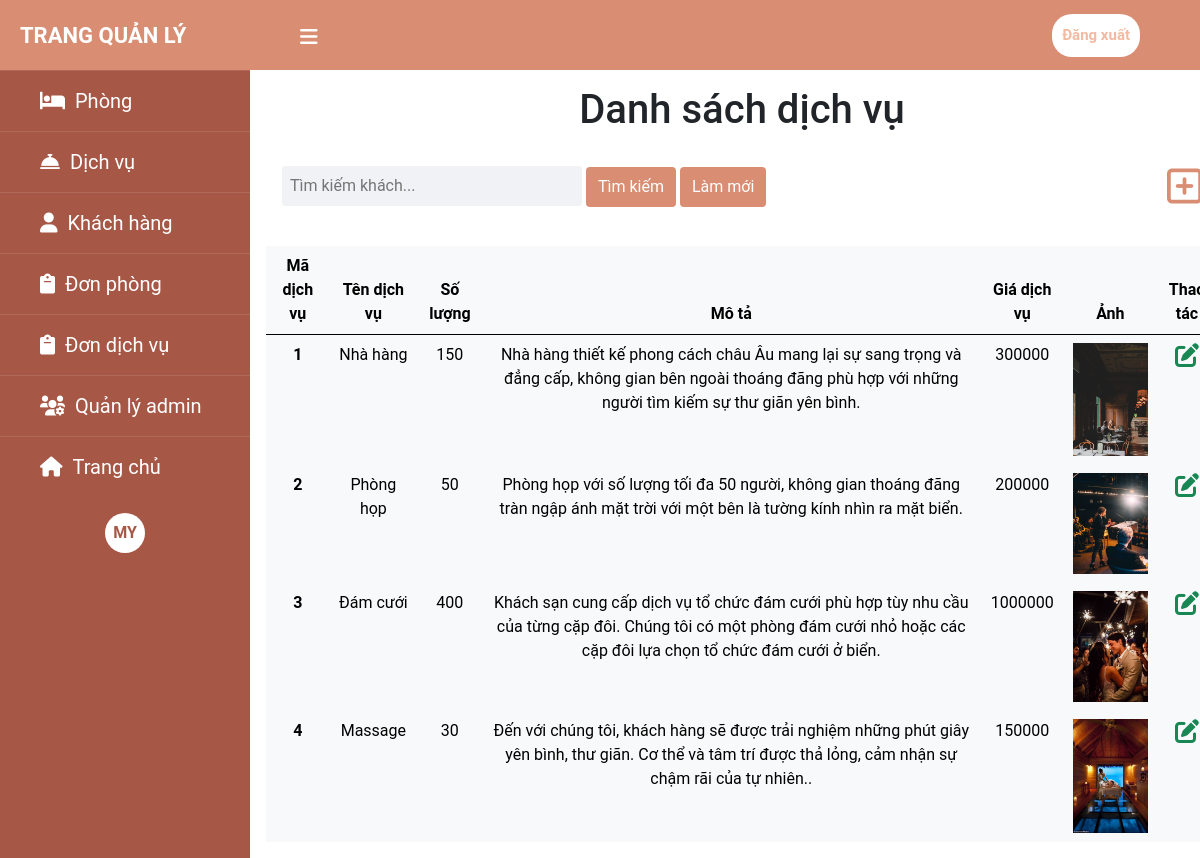
The page /src/hotel_booking/admin/service-show.php (signed in) on the database its author committed.
### tables this page shows
CREATE TABLE `tb_services` (
  `ser_ID` int(10) UNSIGNED NOT NULL,
  `ser_name` varchar(50) NOT NULL,
  `ser_room_size` varchar(10) NOT NULL,
  `ser_description` varchar(255) NOT NULL,
  `ser_price` int(10) NOT NULL,
  `ser_image` varchar(255) NOT NULL
);

### src/hotel_booking/admin/service-show.php (the view, shortened to what this page needs)
<?php
    include ('header.php');
    include ('../config.php');
?>
<div class="content px-3">
<div class = "service-form">
    <div class = "">
        <div class="">
            <h1 class="text-center pt-3">Danh sách dịch vụ</h1>
        </div>
        <div class="p-3">
            <form action="" method ="post">
                    <input type="search"  class="my-2 p-2 border-0 rounded-2 " name ="ser-name" style="width: 300px; background-color:#f1f2f6;" name="Search" placeholder="Tìm kiếm khách...">
                    <input type="submit" name="btn-search" value="Tìm kiếm" class="py-2 btn btn-primary  border-0 " style="background-color: #D98E73 ">
                    <a href="service-show.php" style="background-color:#D98E73; color: white;" class="py-2 btn btn-primary border-0">Làm mới</a>
                    <a href="#" id = "add-btn" style = "color:#D98E73;font-size: 2.5rem;float:right;"><i class="far fa-plus-square"></i></a>
            </form>
        </div>
    </div>
            <table class="table my-3 py-5 border-light  text-aline table-light text-center" style="table-layout: auto;">
                <thead class="table-light">
                    <tr class =" border-dark">
                        <th scope="col" class="top">Mã dịch vụ</th>
                        <th scope="col" class="top">Tên dịch vụ</th>
                        <th scope="col" class="top" >Số lượng</th>
                        <th scope="col" class="top">Mô tả</th>
                        <th scope="col" class="top">Giá dịch vụ</th>
                        <th scope="col" class="top">Ảnh</th>
                        <th scope="col" class="top">Thao tác</th>
                    </tr>
                </thead>
                <tbody>
                    <?php
                        if (isset($_POST['btn-search'])){
                            $ser_name = $_POST['ser-name'];
                            $sql = "SELECT ser_ID, ser_name, ser_room_size, ser_description, ser_price, ser_image
                            FROM  tb_services
                            WHERE  ser_name = '$ser_name'";
                             $result = mysqli_query($conn,$sql);
                             if($result == true){
                                 while($row=mysqli_fetch_assoc($result)){
                                     if($row == "" OR $ser_name == ""){
                                     }else{
                                        echo '<tr>';
                                        echo '<th scope="row">'.$row['ser_ID'].'</th>';
                                        echo '<td>'.$row['ser_name'].'</td>';
                                        echo '<td>'.$row['ser_room_size'].'</td>';
                                        echo '<td>'.$row['ser_description'].'</td>';
                                        echo '<td>'.$row['ser_price'].'</td>';
                                        echo '<td><img src="../images/'.$row['ser_image'].'" class = "img-fluid" style = "width:10rem"></td>';
                                        echo '<td>';?>
                                           <a href="service-detail.php?id=<?php echo $row['ser_ID'];?>" id = "ser-detail"><i class="fas fa-edit text-success" style = "font-size: 1.5rem"></i></a>
                                       <?php echo '</td>';
                                        echo '</tr>';
                                     }
                                 }
                             }
                        }else{
                            $sql = "SELECT ser_ID, ser_name, ser_room_size, ser_description, ser_price, ser_image
                            FROM  tb_services";
                             $result = mysqli_query($conn,$sql);
                             if($result == true){
                                 while($row=mysqli_fetch_assoc($result)){
                                     echo '<tr>';
                                     echo '<th scope="row">'.$row['ser_ID'].'</th>';
                                     echo '<td>'.$row['ser_name'].'</td>';
                                     echo '<td>'.$row['ser_room_size'].'</td>';
                                     echo '<td>'.$row['ser_description'].'</td>';
                                     echo '<td>'.$row['ser_price'].'</td>';
                                     echo '<td><img src="../images/'.$row['ser_image'].'" class = "img-fluid" style = "width:10rem"></td>';
                                     echo '<td>';?>
                                        <a href="service-detail.php?id=<?php echo $row['ser_ID'];?>" id = "ser-detail"><i class="fas fa-edit text-success" style = "font-size: 1.5rem"></i></a>
                                    <?php echo '</td>';
                                     echo '</tr>';
                        }}}
                    ?>
                </tbody>
            </table>
</div>
<?php
    include ('footer.php');
?>

### src/hotel_booking/css/style.css (style rules this page uses)
body { font-family: 'Roboto' , sans-serif; margin: 0; padding: 0; }
.content { position: fixed; width: 82%; margin-top: 70px; margin-left: 250px ; background-color: white; background-size: cover; height: 100vh; transition: 0.5s; overflow: auto; padding-bottom: 70px; }

### rows shown on the page
tb_services: ser_ID "1", ser_name "Nhà hàng", ser_room_size "150", ser_description "Nhà hàng thiết kế phong cách châu Âu mang lại sự sang trọng và đẳng cấp, không gian bên ngoài thoáng đãng phù hợp với những người tìm kiếm sự thư giãn yên bình.", ser_price "300000", ser_image (picture)
tb_services: ser_ID "2", ser_name "Phòng họp", ser_room_size "50", ser_description "Phòng họp với số lượng tối đa 50 người, không gian thoáng đãng tràn ngập ánh mặt trời với một bên là tường kính nhìn ra mặt biển.", ser_price "200000", ser_image (picture)
tb_services: ser_ID "3", ser_name "Đám cưới", ser_room_size "400", ser_description "Khách sạn cung cấp dịch vụ tổ chức đám cưới phù hợp tùy nhu cầu của từng cặp đôi. Chúng tôi có một phòng đám cưới nhỏ hoặc các cặp đôi lựa chọn tổ chức đám cưới ở biển.", ser_price "1000000", ser_image (picture)
tb_services: ser_ID "4", ser_name "Massage", ser_room_size "30", ser_description "Đến với chúng tôi, khách hàng sẽ được trải nghiệm những phút giây yên bình, thư giãn. Cơ thể và tâm trí được thả lỏng, cảm nhận sự chậm rãi của tự nhiên..", ser_price "150000", ser_image (picture)

### other values the page prints
$_SESSION['loginAdminOK'] "MY"
